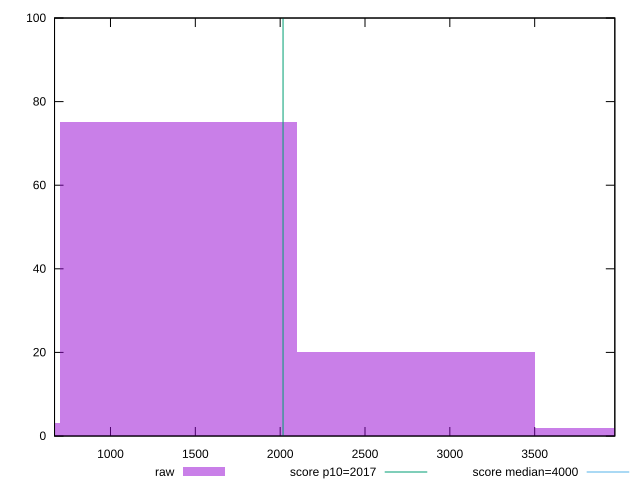

Write gnuplot code to recreate this figure.
reset

$raw <<EOF
1400.2184214518256 75
0 3
2800.4368429036513 20
4200.655264355477 2
EOF

set key outside below
set boxwidth 1400.2184214518256
set xrange [670.2560000000004:3972.3479999999995]
set yrange [0:100]
set trange [0:100]
set style fill transparent solid 0.5 noborder

set parametric
set terminal svg size 640, 490 enhanced background rgb 'white'
set output "report_00015_2021-02-09T16-11-33.973Z/mainthread-work-breakdown/samples/pages+cached+noadtech+nomedia+nocss/raw/histogram.svg"

plot $raw title "raw" with boxes, \
     2017,t title "score p10=2017", \
     4000,t title "score median=4000"

reset
